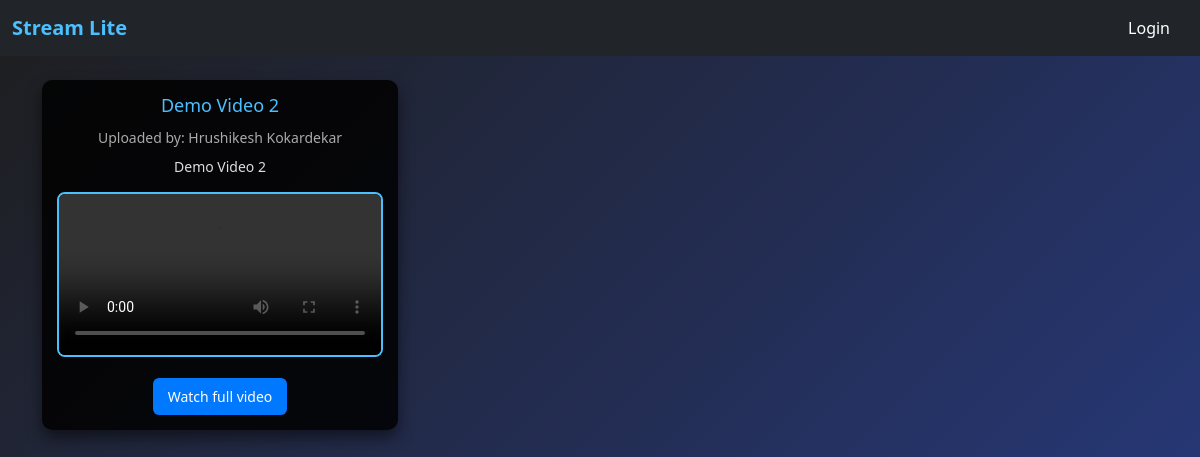
/home/, run on the app's committed database.
### app/models.py (models this page shows, shortened)
class Video(models.Model):
    title = models.CharField(max_length=255)
    description = models.TextField(blank=True, null=True)
    upload_date = models.DateTimeField(auto_now_add=True)
    file = models.FileField(upload_to='videos/')
    uploader = models.ForeignKey(User, on_delete=models.CASCADE, related_name='videos')
    likes = models.ManyToManyField(User, related_name='liked_videos', blank=True)

class User(models.Model):
    name = models.CharField(max_length=255)
    email = models.EmailField(unique=True)
    password = models.CharField(max_length=255)

### app/views.py (the view)
# urls.py: 2. Add a URL to urlpatterns:  path('', views.home, name='home')
def home(request):
    videos = Video.objects.all()
    return render(request, 'home.html', {'videos': videos})

### templates/home.html (shortened to what this page needs)
<!DOCTYPE html>
<html lang="en">
<head>
    {% load static %}
    <link rel="stylesheet" href="{% static 'css/home.css' %}">
    <link rel="stylesheet" href="https://cdn.jsdelivr.net/npm/bootstrap@5.3.0-alpha1/dist/css/bootstrap.min.css">
</head>
<body>
    <nav class="navbar navbar-expand-lg navbar-dark bg-dark">
        <div class="container-fluid">
            <a class="navbar-brand" href="#">Stream Lite</a>
            <div class="collapse navbar-collapse" id="navbarNav">
                <ul class="navbar-nav ms-auto">
                    {% if request.session.user_id %}
                        <li class="nav-item">
                            <form method="POST" action="{% url 'logout' %}" style="display: inline;">
                                {% csrf_token %}
                                <button class="btn btn-link nav-link" type="submit">Logout</button>
                            </form>
                        </li>
                        <li class="nav-item">
                            <a class="nav-link" href="{% url 'upload_video' %}">Upload Video</a>
                        </li>
                        <li class="nav-item">
                            <a class="nav-link" href="{% url 'user_profile' %}">My Profile</a>
                        </li>
                    {% else %}
                        <li class="nav-item">
                            <a class="nav-link" href="{% url 'login' %}">Login</a>
                        </li>
                    {% endif %}
                </ul>
            </div>
        </div>
    </nav>
    <div class="container mt-4">
        {% if videos %}
            <div class="row">
                {% for video in videos %}
                    <div class="col-lg-4 col-md-6 mb-4">
                        <div class="video-card">
                            <h3>{{ video.title }}</h3>
                            <p class="uploader">Uploaded by: {{ video.uploader.name }}</p>
                            <p class="description">{{ video.description|truncatewords:15 }}</p>
                            <video width="100%" controls>
                                <source src="{{ video.file.url }}" type="video/mp4">
                            </video>
                            <a href="{% url 'video_detail' video.id %}" class="watch-link">Watch full video</a>
                        </div>
                    </div>
                {% endfor %}
            </div>
        {% else %}
            <p class="no-videos text-center">No videos uploaded yet.</p>
        {% endif %}
    </div>
</body>
</html>

### static/css/home.css (style rules this page uses)
* { margin: 0; padding: 0; box-sizing: border-box; }
.navbar { padding: 10px 20px; }
.navbar-brand { font-size: 24px; font-weight: bold; color: #4ac0ff !important; }
.navbar-nav .nav-link { color: #ffffff !important; font-size: 16px; margin-right: 10px; transition: color 0.3s ease; }
body { font-family: 'Poppins', sans-serif; background: linear-gradient(135deg, #1e1e1e, #283c86); color: #ffffff; min-height: 100vh; }
.container { margin-top: 20px; max-width: 1200px; }
.video-card { background: rgba(0, 0, 0, 0.85); padding: 15px; border-radius: 10px; box-shadow: 0 8px 15px rgba(0, 0, 0, 0.5); text-align: center; transition: transform 0.3s ease, box-shadow 0.3s ease; }
.video-card h3 { font-size: 18px; margin-bottom: 10px; color: #4ac0ff; }
.video-card .uploader { font-size: 14px; margin-bottom: 8px; color: #aaa; }
.video-card .description { font-size: 14px; color: #ddd; margin-bottom: 15px; }
.video-card video { border: 2px solid #4ac0ff; border-radius: 8px; margin-bottom: 15px; }
.video-card .watch-link { display: inline-block; padding: 8px 15px; font-size: 14px; color: #ffffff; background: #0078ff; border-radius: 6px; text-decoration: none; transition: background 0.3s ease; }

### data on the page
Video: title "Demo Video 2", uploader.name "Hrushikesh Kokardekar", description "Demo Video 2"
